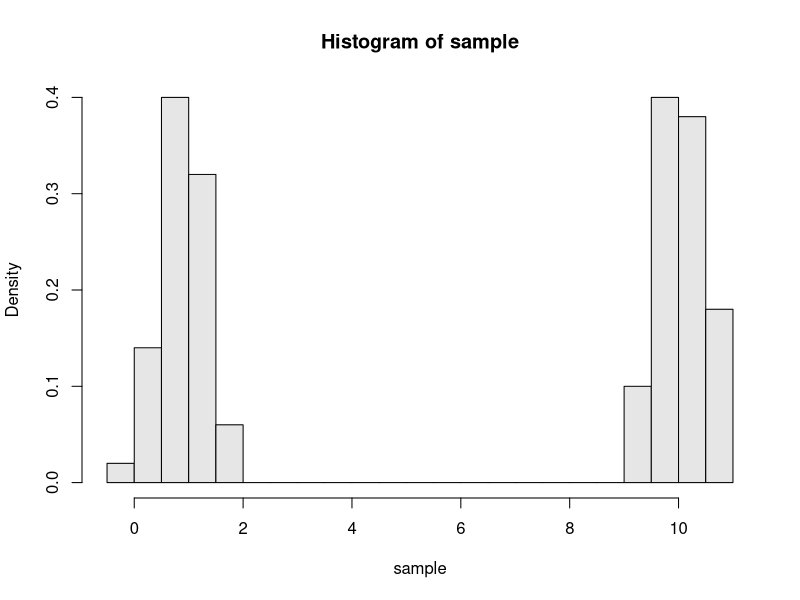
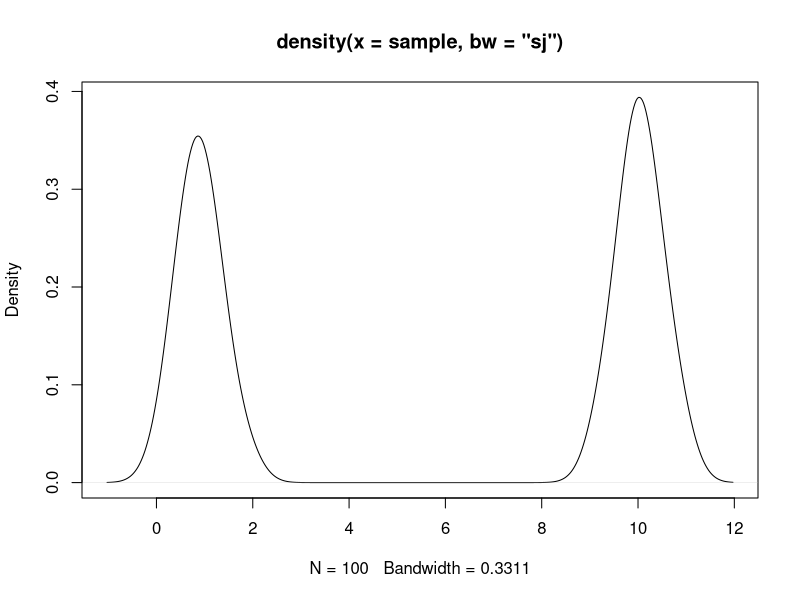
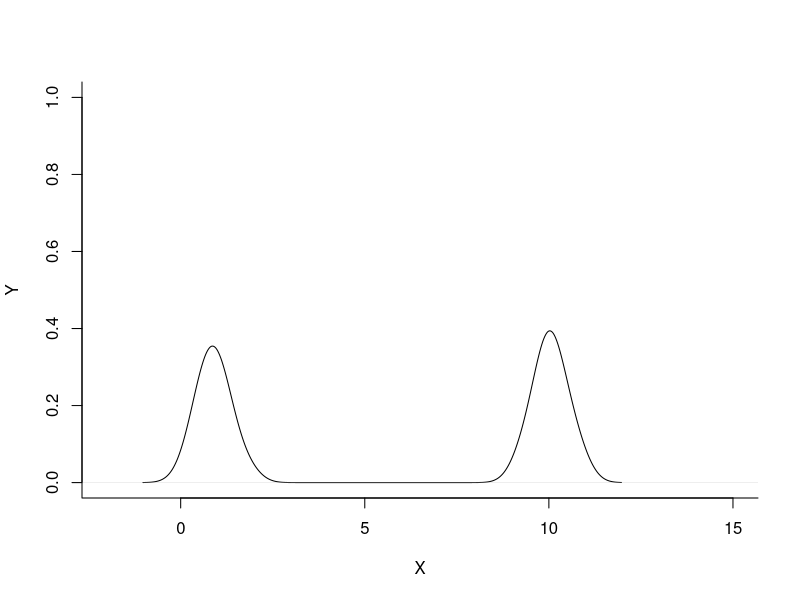

Write R code to recreate these figures, in order. (Note: this script raises an error after producing the figures.)
rm(list=ls())
###Data generation
gen_data<- function(mu_vec=c(1,5,3,5), sigma_vec=rep(0.1, 4), ns=50, prob_vec=c(0.25,0.25,0.25,0.25) ){
  l<- length(mu_vec)
  components <- sample(1:l,prob=prob_vec,size=ns,replace=TRUE)
  mus <- mu_vec
  sds <- sqrt(sigma_vec)
  samples <- rnorm(n=ns,mean=mus[components],sd=sds[components])
  return(samples)
}

set.seed(123)
sample<- gen_data(mu_vec=c(1,10),sigma_vec=rep(0.2, 2),ns=100,prob_vec=c(0.5,0.5))
hist(sample,probability=TRUE,breaks=20,col=grey(.9))
plot(density(sample,bw = "sj"))



## Dirichlet process BM ############################################################


#pdf("Output.pdf")
y <- sample
n <- length(y)
## hyperparameters
a  <- 1;   b <- 1   # 1/sig ~ Ga(a,b)
m0 <- 0;  B0 <- 1  # G0 = N(m0,B0)
M  <- 1

##########INIT##########
init.DPk <- function()
{ ## inital EDA estimate of th[1..n]
  ## cluster data, and cut at height H=10, to get 10 clusters
  hc <- hclust(dist(y)^2, "cen")
  s  <- cutree(hc, k = 10)
  ths <- sapply(split(y,s),mean)
  th <-  ths[s]
  return(th)
}
# cluster membership indicators
# cluster specific means
# return th_i = ths[ s_i ]

##########INIT##########
sample.th <- function(th,sig)
{ ## sample
  ##    th[i]  ~ p(th_i | th[-i],sig,y)
  ## returns updated th vector
  for(i in 1:n){
    ## unique values and counts
    nj <- table(th[-i])
    ths <- as.numeric(names(nj))
    k <- length(nj)
    ## likelihood
    fj <- dnorm(y[i], m=ths, s=sig)
    f0 <- dnorm(y[i], m=m0,   s=sqrt(B0+sig^2)) # q0
    pj <- c(fj*nj,f0*M)                       # p(s[i]=j | ...), j=1..k, k+1
   # pj_norm<- pj/sum(pj)
    s <- sample(1:(k+1), 1, prob=pj)          # sample s[i]
    if (s==k+1){ ## generate new th[i] value
      v.new <- 1.0/(1/B0 + 1/sig^2)
      m.new <- v.new*(1/B0*m0 + 1/sig^2*y[i])
      thi.new   <- rnorm(1,m=m.new,sd=sqrt(v.new))
      ths <- c(ths,thi.new)
    }   
    th[i] <- ths[s]
  }
    return(th) 
  } 

  
  
  
  
sample.ths <- function(th,sig)
{ ## sample ths[j] ~ p(ths[j] | ....)
  ##               = N(ths[j]; m0,B0) * N(ybar[j]; ths[j], sig2/n[j])
  ##               = N(ths[j]; mj,vj)
  ## unique values and counts
  nj <- table(th)                 # counts
  ths <- sort(unique(th))         # unique values
  ##use sort(.) to match table counts
  k <- length(nj)
  for(j in 1:k){
    ## find Sj={i: s[i]=j} and compute sample average over Sj
    idx <- which(th==ths[j])
    ybarj <- mean(y[idx])
    ## posterior moments for p(ths[j] | ...)
    vj <- 1.0/(1/B0 + nj[j]/sig^2)
    mj <- vj*(1/B0*m0 + nj[j]/sig^2*ybarj)
    thsj <- rnorm(1,m=mj,sd=sqrt(vj))
    ## record the new ths[j] by replacing all th[i], i in Sj.
    th[idx] <- thsj
  }
  return(th) 
}  



sample.sig <- function(th)
{ ## sample
  ##   sig ~ p(sig | ...)
  ## returns: sig
  s2 <- sum( (y-th)^2 )
  a1 <- a+0.5*n
  b1 <- b+0.5*s2
  s2.inv <- rgamma(1,shape=a1,rate=b1)
  return(1/sqrt(s2.inv))
}
  
  
fbar <- function(x,th,sig)
{ ## conditional draw F ~ p(F | th,sig,y) (approx -- will talk about this..)
  nj <- table(th)              # counts
  ths <- as.numeric(names(nj)) # unique values
  k <- length(nj)
  fx <- M/(n+M)*dnorm(xgrid,m=m0,sd=sqrt(B0+sig^2))
  for(j in 1:k)
    fx <- fx + nj[j]/(n+M)*dnorm(xgrid,m=ths[j],sd=sig)
  return(fx)
}



ebar <- function(x,th,sig)
{ ## conditional draw F ~ p(F | th,sig,y) (approx -- will talk about this..)
  nj <- table(th)              # counts
  ths <- as.numeric(names(nj)) # unique values
  k <- length(nj)
  fx <- M/(n+M)*pnorm(xgrid,m=m0,sd=sqrt(B0+sig^2))
  for(j in 1:k)
    fx <- fx + nj[j]/(n+M)*pnorm(xgrid,m=ths[j],sd=sig)
  return(fx)
}


gibbs <- function(n.iter=1000)
{
  th <- init.DPk()              ## initialize th[1..n]
  sig <- sqrt( mean((y-th)^2))  ## and sig
  ## set up data structures to record imputed posterior draws..1
  xgrid <- seq(from=-2,to=15,length=100)
  fgrid <- NULL     ## we will record imputed draws of f
  ecfgrid <- NULL     ## we will record imputed draws of f
  njlist <- NULL    ## record sizes of 8 largest clusters
  klist <- NULL
  sig_trace<- NULL
  ## start with a plot of a kernel density estimate of the data
  d<-density(y,bw = "sj")
  plot(d,xlab="X",ylab="Y",bty="l",type="l",xlim=c(-2,15),ylim=c(0,1), main="")
  ## now the Gibbs sampler
  for(iter in 1:n.iter){
    th  <- sample.th(th,sig)
    sig <- sample.sig(th)
    th  <- sample.ths(th,sig)
    ## update running summaries #################
    sig_trace<- rbind(sig_trace,sig)
    f   <- fbar(xgrid,th,sig)
    ecf<- ebar(xgrid,th,sig)
    lines(xgrid,f,col=iter,lty=3)
    fgrid <- rbind(fgrid,f)
    ecfgrid<- rbind(ecfgrid,ecf)
    nj <- table(th)                 # counts
    njlist <- rbind(njlist,sort(nj,decr=T)[1:8])
    klist <- c(klist,length(nj))
  }
  ## report summaries ###########################
  fbar <- apply(fgrid,2,mean)
  lines(xgrid,fbar,lwd=3,col=2)
  ecfbar <- apply(ecfgrid,2,mean)
  plot(ecdf(y),xlab="X",ylab="Y",bty="l",xlim=c(-2,15),ylim=c(0,1), main="")
  lines(xgrid,ecfbar,lwd=3,col=2)
  for(iter in 1:n.iter){ lines(xgrid,ecfgrid[iter,],col=iter,lty=3) }
  #ks_test<- ks.test(ecfbar,ecdf(y))
  njbar <- apply(njlist,2,mean,na.rm=T)
  cat("Average cluster sizes:\n",format(njbar),"\n")
  pk <- table(klist)/length(klist)
  cat("Posterior probs p(k): (row1 = k, row2 = p(k) \n ")
  print(pk/sum(pk))
  return(list(fgrid=fgrid,klist=klist,njlist=njlist, sig=sig_trace ))
}

mc<- gibbs()




plot(mc$sig)
#ks.test(f_approx$ecf, ecdf(X))
# 
# k<- ecdf(y)
# mcmc <- gibbs()
# names(mcmc)
# ## report summaries
# njbar <- apply(mcmc$njlist,2,mean,na.rm=T)
# cat("Average cluster sizes:\n",format(njbar,digits=1),"\n")
# pk <- table(mcmc$klist)/length(mcmc$klist)
# cat("Posterior probs p(k): (row1 = k, row2 = p(k) \n ")
# print(pk/sum(pk))
# 





#####################PY  process sampling ##########################################################


#initial parameters
M<-1
sigma<-0.25

sample.th_py <- function(th,sig)
{ ## sample
  ##    th[i]  ~ p(th_i | th[-i],sig,y)
  ## returns updated th vector
  for(i in 1:n){
    ## unique values and counts
    nj <- table(th[-i])
    ths <- as.numeric(names(nj))
    k <- length(nj)
    ## likelihood
    fj <- dnorm(y[i], m=ths, s=sig)
    f0 <- dnorm(y[i], m=m0,   s=sqrt(B0+sig^2)) # q0
    pj <- c(fj*(nj- sigma) ,f0*(M+ k*sigma))                       # p(s[i]=j | ...), j=1..k, k+1
    # pj_norm<- pj/sum(pj)
    s <- sample(1:(k+1), 1, prob=pj)          # sample s[i]
    if (s==k+1){ ## generate new th[i] value
      v.new <- 1.0/(1/B0 + 1/sig^2)
      m.new <- v.new*(1/B0*m0 + 1/sig^2*y[i])
      thi.new   <- rnorm(1,m=m.new,sd=sqrt(v.new))
      ths <- c(ths,thi.new)
    }   
    th[i] <- ths[s]
  }
  return(th) 
} 


sample.ths_py <- function(th,sig)
{ ## sample ths[j] ~ p(ths[j] | ....)
  ##               = N(ths[j]; m0,B0) * N(ybar[j]; ths[j], sig2/n[j])
  ##               = N(ths[j]; mj,vj)
  ## unique values and counts
  nj <- table(th)                 # counts
  ths <- sort(unique(th))         # unique values
  ##use sort(.) to match table counts
  k <- length(nj)
  for(j in 1:k){
    ## find Sj={i: s[i]=j} and compute sample average over Sj
    idx <- which(th==ths[j])
    ybarj <- mean(y[idx])
    ## posterior moments for p(ths[j] | ...)
    vj <- 1.0/(1/B0 + nj[j]/sig^2)
    mj <- vj*(1/B0*m0 + nj[j]/sig^2*ybarj)
    thsj <- rnorm(1,m=mj,sd=sqrt(vj))
    ## record the new ths[j] by replacing all th[i], i in Sj.
    th[idx] <- thsj
  }
  return(th) 
}  



sample.sig_py <- function(th)
{ ## sample
  ##   sig ~ p(sig | ...)
  ## returns: sig
  s2 <- sum( (y-th)^2 )
  a1 <- a+0.5*n
  b1 <- b+0.5*s2
  s2.inv <- rgamma(1,shape=a1,rate=b1)
  return(1/sqrt(s2.inv))
}


fbar_py <- function(x,th,sig)
{ ## conditional draw F ~ p(F | th,sig,y) (approx -- will talk about this..)
  xgrid<-x
  nj <- table(th)              # counts
  ths <- as.numeric(names(nj)) # unique values
  k <- length(nj)
  fx <-(M+sigma*k)/(n+M)*dnorm(xgrid,m=m0,sd=sqrt(B0+sig^2))
  for(j in 1:k)
    fx <- fx + (nj[j]-sigma)/(n+M)*dnorm(xgrid,m=ths[j],sd=sig)
  return(fx)
}


ebar_py <- function(x,th,sig)
{ ## conditional draw F ~ p(F | th,sig,y) (approx -- will talk about this..)
  xgrid<-x
  nj <- table(th)              # counts
  ths <- as.numeric(names(nj)) # unique values
  k <- length(nj)
  fx <- (M+sigma*k)/(n+M)*pnorm(xgrid,m=m0,sd=sqrt(B0+sig^2))
  for(j in 1:k)
    fx <- fx + (nj[j]-sigma)/(n+M)*pnorm(xgrid,m=ths[j],sd=sig)
  return(fx)
}


gibbs_py <- function(n.iter=1000)
{
  th <- init.DPk()              ## initialize th[1..n]
  sig <- sqrt( mean((y-th)^2))  ## and sig
  ## set up data structures to record imputed posterior draws..1
  xgrid <- seq(from=-2,to=15,length=100)
  cgrid<- sort(y)
  fgrid <- NULL     ## we will record imputed draws of f
  ecfgrid <- NULL     ## we will record imputed draws of f
  njlist <- NULL    ## record sizes of 8 largest clusters
  klist <- NULL
  sig_trace<- NULL
  ## start with a plot of a kernel density estimate of the data
  d<-density(y,bw = "sj")
  plot(d,xlab="X",ylab="Y",bty="l",type="l",xlim=c(-2,15),ylim=c(0,1), main="")
  ## now the Gibbs sampler
  for(iter in 1:n.iter){
    th  <- sample.th_py(th,sig)
    sig <- sample.sig_py(th)
    th  <- sample.ths_py(th,sig)
    ## update running summaries #################
    sig_trace<- rbind(sig_trace,sig)
    f   <- fbar_py(xgrid,th,sig)
    ecf<- ebar_py(cgrid,th,sig)
    lines(xgrid,f,col=iter,lty=3)
    fgrid <- rbind(fgrid,f)
    ecfgrid<- rbind(ecfgrid,ecf)
    nj <- table(th)                 # counts
    njlist <- rbind(njlist,sort(nj,decr=T)[1:8])
    klist <- c(klist,length(nj))
  }
  ## report summaries ###########################
  fbar <- apply(fgrid[floor(n.iter/2):n.iter,],2,mean)
  lines(xgrid,fbar,lwd=3,col=2)
  ecfbar <- apply(ecfgrid[floor(n.iter/2):n.iter,],2,mean)
  plot(ecdf(y),xlab="X",ylab="Y",bty="l",xlim=c(min(y),max(y)),ylim=c(0,1), main="")
  lines(cgrid,ecfbar,lwd=3,col=2)
  for(iter in 1:n.iter){ lines(cgrid,ecfgrid[iter,],col=iter,lty=3) }
  #ks_test<- ks.test(ecfbar,ecdf(y))
  njbar <- apply(njlist,2,mean,na.rm=T)
  cat("Average cluster sizes:\n",format(njbar),"\n")
  pk <- table(klist)/length(klist)
  cat("Posterior probs p(k): (row1 = k, row2 = p(k) \n ")
  print(pk/sum(pk))
  return(list(fgrid=fgrid,klist=klist,njlist=njlist, sig=sig_trace, ecf=ecfbar))
}

mc_py<- gibbs_py()
#xgrid <- seq(from=-2,to=15,length=100)
cgrid<- sort(y)
plot(ecdf(y),xlab="X",ylab="Y",bty="l",xlim=c(-2,15),ylim=c(0,1), main="")
lines(cgrid,mc_py$ecf,lwd=3,col=2)
K_d_py <- max(abs(mc_py$ecf - ecdf(y)(cgrid)))
K_d_py


########################################################################PY approx

M<-1
sigma<-0.5




sample.th_py_ap1 <- function(th,sig)
{ ## sample
  ##    th[i]  ~ p(th_i | th[-i],sig,y)
  ## returns updated th vector
  for(i in 1:n){
    ## unique values and counts
    nj <- table(th[-i])
    ths <- as.numeric(names(nj))
    k <- length(nj)
    ## likelihood
    fj <- dnorm(y[i], m=ths, s=sig)
    f0 <- dnorm(y[i], m=m0,   s=sqrt(B0+sig^2)) # q0
    #kn sigma/n  (n_i -sigma)/n
    pj <- c(fj*(nj- sigma) ,f0*(k*sigma))                       # p(s[i]=j | ...), j=1..k, k+1
    # pj_norm<- pj/sum(pj)
    s <- sample(1:(k+1), 1, prob=pj)          # sample s[i]
    if (s==k+1){ ## generate new th[i] value
      v.new <- 1.0/(1/B0 + 1/sig^2)
      m.new <- v.new*(1/B0*m0 + 1/sig^2*y[i])
      thi.new   <- rnorm(1,m=m.new,sd=sqrt(v.new))
      ths <- c(ths,thi.new)
    }   
    th[i] <- ths[s]
  }
  return(th) 
} 




fbar_py_ap1 <- function(x,th,sig)
{ ## conditional draw F ~ p(F | th,sig,y) (approx -- will talk about this..)
  xgrid<-x
  nj <- table(th)              # counts
  ths <- as.numeric(names(nj)) # unique values
  k <- length(nj)
  #kn sigma/n  (n_i -sigma)/n
  fx <-(sigma*k)/(n)*dnorm(xgrid,m=m0,sd=sqrt(B0+sig^2))
  for(j in 1:k)
    fx <- fx + (nj[j]-sigma)/(n)*dnorm(xgrid,m=ths[j],sd=sig)
  return(fx)
}



ebar_py_ap1 <- function(x,th,sig)
{ ## conditional draw F ~ p(F | th,sig,y) (approx -- will talk about this..)
  xgrid<-x
  nj <- table(th)              # counts
  ths <- as.numeric(names(nj)) # unique values
  k <- length(nj)
  fx <- (sigma*k)/(n)*pnorm(xgrid,m=m0,sd=sqrt(B0+sig^2))
  for(j in 1:k)
    fx <- fx + (nj[j]-sigma)/(n)*pnorm(xgrid,m=ths[j],sd=sig)
  return(fx)
}


gibbs_py_ap1 <- function(n.iter=1000)
{
  th <- init.DPk()              ## initialize th[1..n]
  sig <- sqrt( mean((y-th)^2))  ## and sig
  ## set up data structures to record imputed posterior draws..1
  xgrid <- seq(from=-2,to=15,length=100)
  cgrid<- sort(y)
  fgrid <- NULL     ## we will record imputed draws of f
  ecfgrid <- NULL     ## we will record imputed draws of f
  njlist <- NULL    ## record sizes of 8 largest clusters
  klist <- NULL
  sig_trace<- NULL
  ## start with a plot of a kernel density estimate of the data
  d<-density(y,bw = "sj")
  plot(d,xlab="X",ylab="Y",bty="l",type="l",xlim=c(-2,15),ylim=c(0,1), main="")
  ## now the Gibbs sampler
  for(iter in 1:n.iter){
    th  <- sample.th_py_ap1(th,sig)
    sig <- sample.sig_py(th)
    th  <- sample.ths_py(th,sig)
    ## update running summaries #################
    sig_trace<- rbind(sig_trace,sig)
    f   <- fbar_py_ap1(xgrid,th,sig)
    ecf<- ebar_py_ap1(cgrid,th,sig)
    lines(xgrid,f,col=iter,lty=3)
    fgrid <- rbind(fgrid,f)
    ecfgrid<- rbind(ecfgrid,ecf)
    nj <- table(th)                 # counts
    njlist <- rbind(njlist,sort(nj,decr=T)[1:8])
    klist <- c(klist,length(nj))
  }
  ## report summaries ###########################
  fbar <- apply(fgrid[floor(n.iter/2):n.iter,],2,mean)
  lines(xgrid,fbar,lwd=3,col=2)
  ecfbar <- apply(ecfgrid[floor(n.iter/2):n.iter,],2,mean)
  plot(ecdf(y),xlab="X",ylab="Y",bty="l",xlim=c(min(y),max(y)),ylim=c(0,1), main="")
  lines(cgrid,ecfbar,lwd=3,col=2)
  for(iter in 1:n.iter){ lines(cgrid,ecfgrid[iter,],col=iter,lty=3) }
  #ks_test<- ks.test(ecfbar,ecdf(y))
  njbar <- apply(njlist,2,mean,na.rm=T)
  cat("Average cluster sizes:\n",format(njbar),"\n")
  pk <- table(klist)/length(klist)
  cat("Posterior probs p(k): (row1 = k, row2 = p(k) \n ")
  print(pk/sum(pk))
  return(list(fgrid=fgrid,klist=klist,njlist=njlist, sig=sig_trace, ecf=ecfbar))
}

mc_py_ap1<- gibbs_py_ap1()
xgrid <- seq(from=-2,to=15,length=100)
plot(ecdf(y),xlab="X",ylab="Y",bty="l",xlim=c(-2,15),ylim=c(0,1), main="")
lines(xgrid,mc_py_ap1$ecf,lwd=3,col=2)

cgrid<- sort(y)
plot(ecdf(y),xlab="X",ylab="Y",bty="l",xlim=c(min(y),max(y)),ylim=c(0,1), main="")
lines(cgrid,mc_py_ap1$ecf,lwd=3,col=2)
lines(cgrid,mc_py$ecf,lwd=3,col=4)


K_d_py_1 <- max(abs(mc_py_ap1$ecf - ecdf(y)(cgrid)))
K_d_py_1


######################################################NG




######################################################NG(2)

########################################################################PY approx

#initial parameters
sigma<- 0.25
tau<- 1

sample.th_ng_ap2 <- function(th,sig)
{ ## sample
  ##    th[i]  ~ p(th_i | th[-i],sig,y)
  ## returns updated th vector
  for(i in 1:n){
    ## unique values and counts
    nj <- table(th[-i])
    ths <- as.numeric(names(nj))
    k <- length(nj)
    ## likelihood
    
    fj <- dnorm(y[i], m=ths, s=sig)
    f0 <- dnorm(y[i], m=m0,   s=sqrt(B0+sig^2)) # q0
    #kn sigma/n  (n_i -sigma)/n
    #beta= tau n/kn^{1/alpha}
    beta<- (tau*n)/( k^(1/sigma))
    pj <- c(fj*(nj- sigma) ,f0*(k*sigma+ beta))                       # p(s[i]=j | ...), j=1..k, k+1
    # pj_norm<- pj/sum(pj)
    s <- sample(1:(k+1), 1, prob=pj)          # sample s[i]
    if (s==k+1){ ## generate new th[i] value
      v.new <- 1.0/(1/B0 + 1/sig^2)
      m.new <- v.new*(1/B0*m0 + 1/sig^2*y[i])
      thi.new   <- rnorm(1,m=m.new,sd=sqrt(v.new))
      ths <- c(ths,thi.new)
    }   
    th[i] <- ths[s]
  }
  return(th) 
} 




fbar_ng_ap2 <- function(x,th,sig)
{ ## conditional draw F ~ p(F | th,sig,y) 
  xgrid<-x
  nj <- table(th)              # counts
  ths <- as.numeric(names(nj)) # unique values
  k <- length(nj)
  #kn sigma/n  (n_i -sigma)/n
  beta<- (tau*n)/( k^(1/sigma))
  fx <-(k*sigma+ beta)/(n+beta)*dnorm(xgrid,m=m0,sd=sqrt(B0+sig^2))
  for(j in 1:k)
    fx <- fx + (nj[j]-sigma)/(n+beta)*dnorm(xgrid,m=ths[j],sd=sig)
  return(fx)
}



ebar_ng_ap2 <- function(x,th,sig)
{ ## conditional draw F ~ p(F | th,sig,y) 
  xgrid<-x
  nj <- table(th)              # counts
  ths <- as.numeric(names(nj)) # unique values
  k <- length(nj)
  beta<- (tau*n)/( k^(1/sigma))
  fx <- (k*sigma+ beta)/(n+beta)*pnorm(xgrid,m=m0,sd=sqrt(B0+sig^2))
  for(j in 1:k)
    fx <- fx + (nj[j]-sigma)/(n+beta)*pnorm(xgrid,m=ths[j],sd=sig)
  return(fx)
}


gibbs_ng_ap2 <- function(n.iter=1000)
{
  th <- init.DPk()              ## initialize th[1..n]
  sig <- sqrt( mean((y-th)^2))  ## and sig
  ## set up data structures to record imputed posterior draws..1
  xgrid <- seq(from=-2,to=15,length=100)
  cgrid<- sort(y)
  fgrid <- NULL     ## we will record imputed draws of f
  ecfgrid <- NULL     ## we will record imputed draws of f
  njlist <- NULL    ## record sizes of 8 largest clusters
  klist <- NULL
  sig_trace<- NULL
  ## start with a plot of a kernel density estimate of the data
  d<-density(y,bw = "sj")
  plot(d,xlab="X",ylab="Y",bty="l",type="l",xlim=c(-2,15),ylim=c(0,1), main="")
  ## now the Gibbs sampler
  for(iter in 1:n.iter){
    th  <- sample.th_ng_ap2(th,sig)
    sig <- sample.sig_py(th)
    th  <- sample.ths_py(th,sig)
    ## update running summaries #################
    sig_trace<- rbind(sig_trace,sig)
    f   <- fbar_ng_ap2(xgrid,th,sig)
    ecf<- ebar_ng_ap2(cgrid,th,sig)
    lines(xgrid,f,col=iter,lty=3)
    fgrid <- rbind(fgrid,f)
    ecfgrid<- rbind(ecfgrid,ecf)
    nj <- table(th)                 # counts
    njlist <- rbind(njlist,sort(nj,decr=T)[1:8])
    klist <- c(klist,length(nj))
  }
  ## report summaries ###########################
  fbar <- apply(fgrid[floor(n.iter/2):n.iter,],2,mean)
  lines(xgrid,fbar,lwd=3,col=2)
  ecfbar <- apply(ecfgrid[floor(n.iter/2):n.iter,],2,mean)
  plot(ecdf(y),xlab="X",ylab="Y",bty="l",xlim=c(min(y),max(y)),ylim=c(0,1), main="")
  lines(cgrid,ecfbar,lwd=3,col=2)
  for(iter in 1:n.iter){ lines(cgrid,ecfgrid[iter,],col=iter,lty=3) }
  #ks_test<- ks.test(ecfbar,ecdf(y))
  njbar <- apply(njlist,2,mean,na.rm=T)
  cat("Average cluster sizes:\n",format(njbar),"\n")
  pk <- table(klist)/length(klist)
  cat("Posterior probs p(k): (row1 = k, row2 = p(k) \n ")
  print(pk/sum(pk))
  return(list(fgrid=fgrid,klist=klist,njlist=njlist, sig=sig_trace, ecf=ecfbar))
}

mc_ng_ap2<- gibbs_ng_ap2()
cgrid<- sort(y)
plot(ecdf(y),xlab="X",ylab="Y",bty="l",xlim=c(-2,15),ylim=c(0,1), main="")
lines(cgrid,mc_ng_ap2$ecf,lwd=3,col=2)

cgrid<- sort(y)
plot(ecdf(y),xlab="X",ylab="Y",bty="l",xlim=c(-2,15),ylim=c(0,1), main="")
lines(cgrid,mc_py_ap1$ecf,lwd=3,col=2)
lines(cgrid,mc_py$ecf,lwd=3,col=3)
lines(cgrid, mc_ng_ap2$ecf,lwd=3,col=4)


K_d_ng <- max(abs( mc_ng_ap2$ecf - ecdf(y)(cgrid)))
K_d_ng







dev.off()


############################################################### original NG


